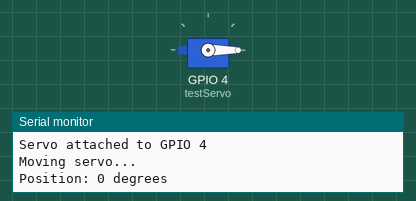
This sketch was run on a simulated ESP32. Parts: servo, the last lines printed to the serial monitor.

Above: at 0.05 s.
At 2.05 s:
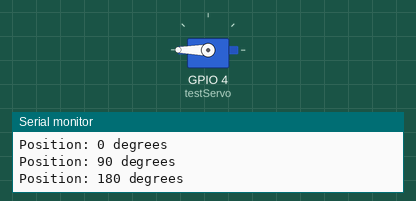
At 4.0 s:
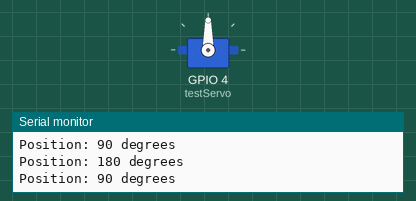
Timing chart, 0 to 5.2 s (numbered marks = the images above):
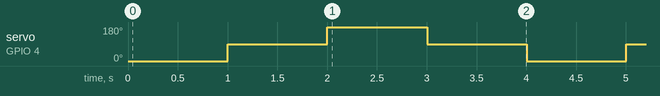

Measured:
- by itself, servo on GPIO 4 (testServo): repeats every 4.0 s: 180° 1.0 s, 90° 1.0 s, 0° 1.0 s, 90° 1.0 s

The sketch:

servo_test.ino
```cpp
#include <ESP32Servo.h>

Servo testServo;

void setup() {
  Serial.begin(115200);

  Serial.println("Starting servo test...");

  // Try GPIO 4 first (works on most ESP32 boards)
  testServo.attach(4, 500, 2500);

  Serial.println("Servo attached to GPIO 4");
  Serial.println("Moving servo...");
}

void loop() {
  Serial.println("Position: 0 degrees");
  testServo.write(0);
  delay(1000);

  Serial.println("Position: 90 degrees");
  testServo.write(90);
  delay(1000);

  Serial.println("Position: 180 degrees");
  testServo.write(180);
  delay(1000);

  Serial.println("Position: 90 degrees");
  testServo.write(90);
  delay(1000);
}
```
